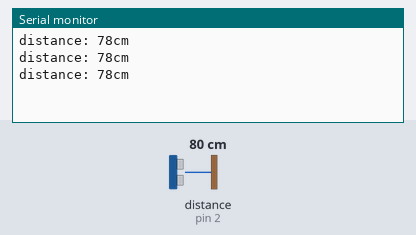
Bench run of a sketch on a simulated Arduino Uno, built with avr-gcc and run on an emulated ATmega328P. Shown: the last lines printed to the serial monitor. Wiring (inferred from the names in the program): ultrasonic range finder: trigger pin 3; echo pin 2. The inputs (shaded band) are chosen by the test bench; at power-on: distance to the obstacle (sensor on pin 2) 80 cm. The echo pulse lasts 58.3 µs per cm.

Above: at 1.3 s.
1.4 s: distance to the obstacle (sensor on pin 2) set to 2 cm
At 1.9 s:
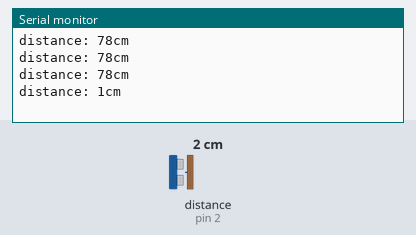
2.9 s: distance to the obstacle (sensor on pin 2) set to 4 cm
At 3.4 s:
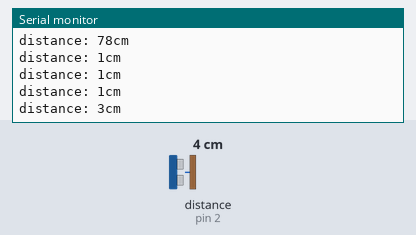
Timing chart, 0 to 5.9 s (numbered marks = the images above; inputs shaded):
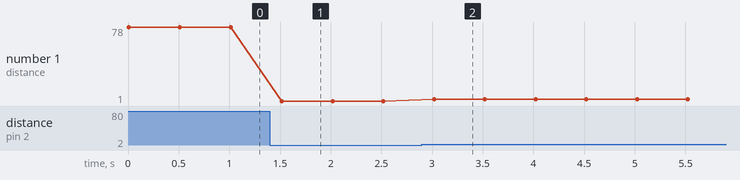

Measured:
- after the input at 1.4 s, the serial monitor: prints a new line after 0.12 s (image 1)
- after the input at 2.9 s, the serial monitor: prints a new line after 0.12 s (image 2)
- plotted number 1: 78 → 1 after the input at 1.4 s, 1 → 3 after the input at 2.9 s

The sketch:

UltraSonic.30602.ino
```cpp
int trigPin=3;
int echoPin=2;
void setup() {
  Serial.begin(9600);
  pinMode(2, INPUT);
  pinMode(3, OUTPUT);
}

void loop() {
  long duration, distance;
  digitalWrite(trigPin, HIGH);
  delayMicroseconds(10);
  digitalWrite(trigPin, LOW);
  duration = pulseIn(echoPin, HIGH);
  distance = ((float)(340*duration)/10000)/2;
  Serial.print("distance: ");
  Serial.print(distance);
  Serial.println("cm");
  delay(500);
}
```
